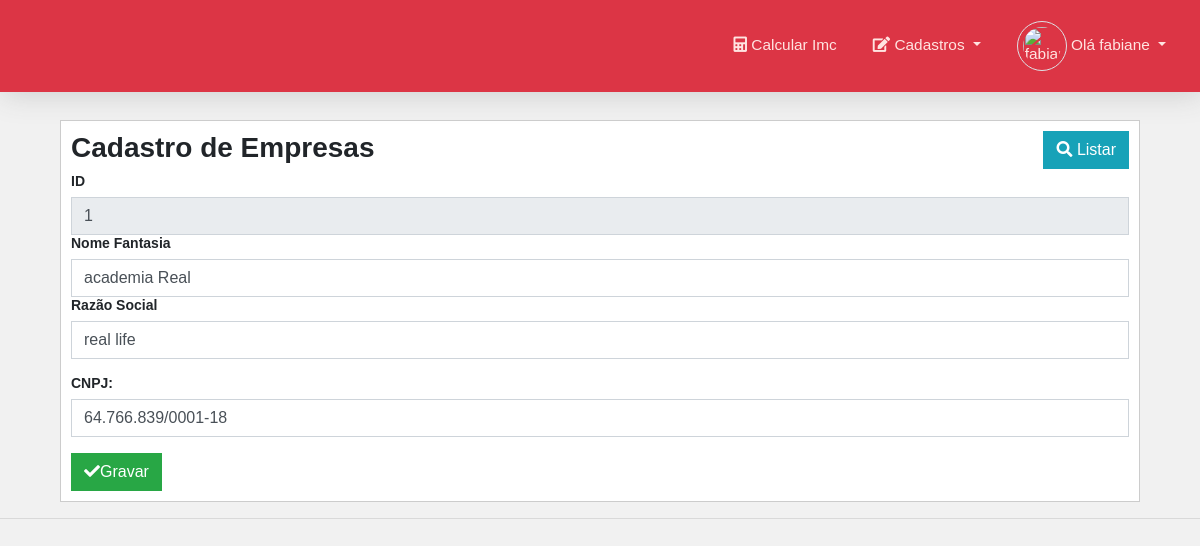
Screenshot of /cadastros/empresa/1 (signed in) with the database file from the repository.
### tables this page shows
CREATE TABLE `empresa` (
  `id` int(11) NOT NULL,
  `nomeFantasia` varchar(100) NOT NULL,
  `razao` varchar(100) NOT NULL,
  `cnpj` varchar(20) NOT NULL
);

### cadastros/empresa.php (the view, shortened to what this page needs)
<?php
    $id=$nomeFantasia=$razao=$cnpj='';
    if(isset($p[2] ) ){
        $sql="select * from empresa where id= ? limit 1";
        $consulta = $pdo->prepare($sql);
		$consulta->bindParam(1,$p[2]);
		$consulta->execute();
        $dados= $consulta->fetch(PDO::FETCH_OBJ);
        $id             = $dados->id;
        $nomeFantasia   = $dados->nomeFantasia;
        $razao          = $dados->razao;
        $cnpj           = $dados->cnpj;
    }
		?>
	<div class="container">
		<div class="coluna">
			<h1 class="float-left"> Cadastro de Empresas</h1>
			<div class="float-right">
			<a href="listar/empresa" class="btn btn-info">
			<i class="fas fa-search"></i>  Listar
			</a>
		</div>
		<div class="clearfix"></div>
		<form name="cadastro" method="post" action="salvar/empresa" data-parsley-validate>
			<label for="id" >ID</label>
			<input type="text" name="id" class="form-control" readonly value="<?=$id;?>">
			<label for="nomeFantasia">Nome Fantasia</label>
			<input type="text" name="nomeFantasia" required class="form-control" data-parsley-required-message="<i class='fas fa-info-circle'></i> Prencha este Campo" value="<?=$nomeFantasia;?>">
			<label for="razao">Razão Social </label>
			<input type="text" name="razao" required class="form-control" data-parsley-required-message="<i class='fas fa-info-circle'></i> Prencha este Campo" value="<?=$razao;?>">
            <br>
            <label for="cnpj">CNPJ:</label>
			<input type="text" name="cnpj" id="cnpj" required
			class="form-control" data-mask="99.999.999/9999-99"
			data-parsley-required-message="Preencha este campo"
            value="<?=$cnpj;?>" onblur="validaCnpj( this.value )">
            <br>
            <button type="submit" class="btn btn-success">
				<i class="fas fa-check"></i>Gravar
			</button>
		</form>
		</div>
    </div>

### css/style.css (style rules this page uses)
body { background: rgb(226, 188, 188); font: 14px sans-serif, Arial, Tahoma; overflow-x: hidden; }
html, body { width: 100%; height: 100%; }
.alert, .btn, .form-control { border-radius: 0; }
.coluna { border: 1px solid #ccc; padding: 10px; box-sizing: border-box; background: #fff; }
.coluna h1 { font-size: 2em; font-weight: bold; }
label { font-weight: bold; }

### rows the page displays
empresa: id "1", nomeFantasia "academia Real", razao "real life", cnpj "64.766.839/0001-18"

### other values shown
$_SESSION["pessoa"]["nome"] "fabiane"
